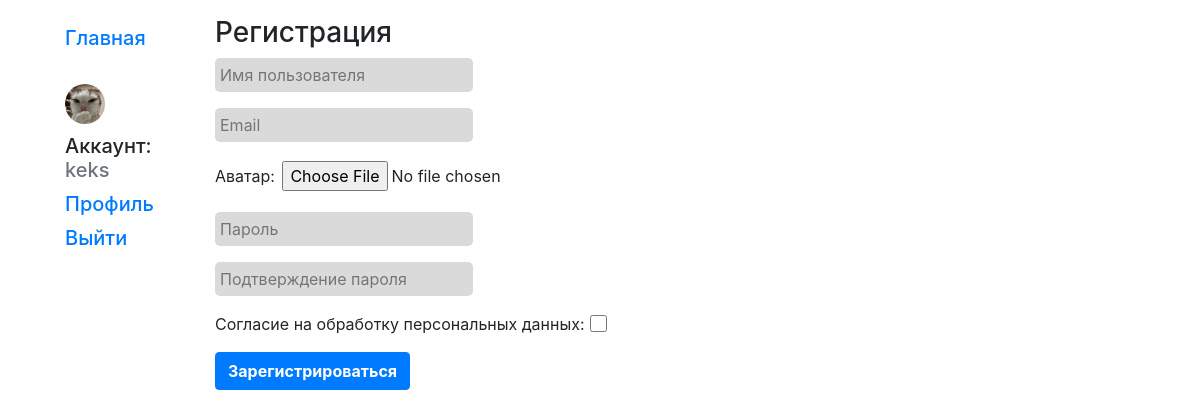
The page /polls/register/ (signed in) on the database its author committed.
### polls/models.py (models this page shows)
class User(AbstractUser):
    username = models.CharField(max_length=200, verbose_name='Имя пользователя', unique=True)
    email = models.EmailField(max_length=200, verbose_name='Email', unique=True)
    password = models.CharField(max_length=200, verbose_name='Пароль')
    avatar = models.FileField(verbose_name='Аватар', blank=False)
    USERNAME_FIELD = 'username'
    def __str__(self):
        return self.username

### polls/views.py (the view)
# urls.py: path('register/', register, name='register'),
def register(request):
    if request.method == 'POST':
        form = RegistrationForm(request.POST, request.FILES)
        if form.is_valid():
            form.save()
            username = form.cleaned_data['username']
            password = form.cleaned_data['password']
            user = authenticate(username=username, password=password)
            login(request, user)
            return redirect('polls:index')
    else:
        form = RegistrationForm()
    return render(request, 'registration/register.html', {'form': form})

### polls/forms.py (shortened to what this page needs)
class RegistrationForm(forms.ModelForm):
    username = forms.CharField(required=True, max_length=200, label='', widget=forms.TextInput(attrs={'placeholder': 'Имя пользователя'}))
    email = forms.CharField(required=True, max_length=200, label='', widget=forms.TextInput(attrs={'placeholder': 'Email'}))
    avatar = forms.FileField(required=True, label='Аватар', validators=[FileExtensionValidator(allowed_extensions=['jpg', 'jpeg', 'png', 'bmp'])])
    password = forms.CharField(required=True, max_length=200, label='', widget=forms.PasswordInput(attrs={'placeholder': 'Пароль'}))
    password_confirm = forms.CharField(required=True, max_length=200, label='', widget=forms.PasswordInput(attrs={'placeholder': 'Подтверждение пароля'}))
    consent = forms.BooleanField(required=True, label='Согласие на обработку персональных данных', widget=forms.CheckboxInput())
    class Meta:
        model = User
        fields = ['username', 'email', 'avatar', 'password']

### polls/templates/registration/register.html (shortened to what this page needs)
{% extends "layout/basic.html" %}
{% block content %}
<h3>Регистрация</h3>
<form method="post" autocomplete="off" novalidate enctype="multipart/form-data">
    {{ form.as_p }}
    <button type="submit" class="btn btn-primary font-weight-bold">Зарегистрироваться</button>
</form>
{% endblock %}

### polls/templates/layout/basic.html (shortened to what this page needs)
<!doctype html>
<html lang="ru">
<head>
    {% load bootstrap4 %}
    {% bootstrap_css %}
    {% load static %}
    <link rel="stylesheet" href="{% static 'css/styles.css' %}"/>
</head>
<body>
<div class="container-fluid mt-3">
    <div class="row">
        <div class="col-sm-2">
            {% block sidebar %}
                <ul class="sidebar-nav h5">
                    <li><a href="{% url 'polls:index' %}">Главная</a></li>
                    {% if user.is_authenticated %}
                        {% if user.avatar %}
                            <img src="{{ user.avatar.url }}" alt="{{ user.avatar.title }}" class="avatar-index mt-4"/>
                        {% else %}
                            <div class="avatar-index-blank mt-4"></div>
                        {% endif %}
                        <li>Аккаунт: <span class="text-secondary">{{ user }}</span></li>
                        <li><a href="{% url 'polls:profile' %}">Профиль</a></li>
                        <li><a href="{% url 'polls:logout' %}">Выйти</a></li>
                    {% else %}
                        <li class="mt-4"><a href="{% url 'polls:login' %}">Войти</a></li>
                        <li><a href="{% url 'polls:register' %}">Регистрация</a></li>
                    {% endif %}
                </ul>
            {% endblock %}
        </div>
        <div class="col-sm-10">{% block content %}{% endblock %}
        </div>
    </div>
</div>
</body>
</html>

### polls/static/css/styles.css (style rules this page uses)
.sidebar-nav > li { list-style-type: none; margin: 10px; }
form > p > input { padding: 3px; }
form > p > input[type=text], input[type=password], textarea { padding: 5px; border-radius: 5px; border: none; background-color: #dadada; }
p:has(#id_consent) { display: flex; align-items: center; }
label[for="id_consent"] { margin-bottom: 0; margin-right: 5px; }
#id_consent { width: 17px; height: 17px; }
.avatar-index { margin-left: 10px; width: 40px; height: 40px; object-fit: cover; border-radius: 50%; }

### rows shown on the page
User: avatar (picture), username "keks"
